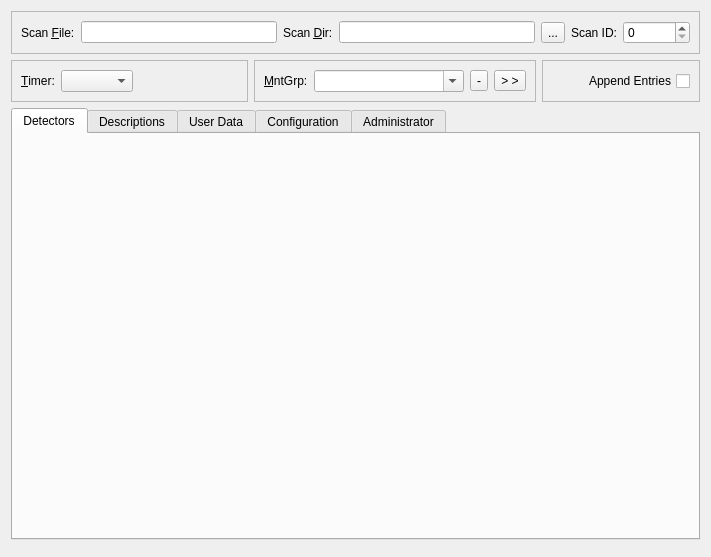
<?xml version="1.0" encoding="UTF-8"?>
<ui version="4.0">
 <class>Selector</class>
 <widget class="QDialog" name="Selector">
  <property name="geometry">
   <rect>
    <x>0</x>
    <y>0</y>
    <width>711</width>
    <height>557</height>
   </rect>
  </property>
  <property name="windowTitle">
   <string>NeXus Component Selector</string>
  </property>
  <layout class="QGridLayout" name="gridLayout">
   <item row="0" column="0">
    <layout class="QVBoxLayout" name="verticalLayout">
     <item>
      <widget class="QFrame" name="frame_9">
       <property name="frameShape">
        <enum>QFrame::StyledPanel</enum>
       </property>
       <property name="frameShadow">
        <enum>QFrame::Raised</enum>
       </property>
       <layout class="QGridLayout" name="gridLayout_24">
        <item row="0" column="0">
         <layout class="QHBoxLayout" name="horizontalLayout_2">
          <item>
           <widget class="QLabel" name="fileScanLabel">
            <property name="toolTip">
             <string>Name of the data file.
The extention .nxs corresponds to NeXus files.</string>
            </property>
            <property name="text">
             <string>Scan &amp;File:</string>
            </property>
            <property name="buddy">
             <cstring>fileScanLineEdit</cstring>
            </property>
           </widget>
          </item>
          <item>
           <widget class="QLineEdit" name="fileScanLineEdit">
            <property name="toolTip">
             <string comment="Scan File"/>
            </property>
           </widget>
          </item>
          <item>
           <widget class="QLabel" name="fileScanDirLabel">
            <property name="toolTip">
             <string>Directory of the data file.
It can be also found buy pressing the [...] button.</string>
            </property>
            <property name="text">
             <string>Scan &amp;Dir:</string>
            </property>
            <property name="buddy">
             <cstring>fileScanDirLineEdit</cstring>
            </property>
           </widget>
          </item>
          <item>
           <widget class="QLineEdit" name="fileScanDirLineEdit"/>
          </item>
          <item>
           <widget class="QToolButton" name="fileScanDirToolButton">
            <property name="toolTip">
             <string>Search for the data file directory...</string>
            </property>
            <property name="text">
             <string>...</string>
            </property>
           </widget>
          </item>
          <item>
           <widget class="QLabel" name="fileScanIDLabel">
            <property name="toolTip">
             <string>Consecutive number of the scan identifier.
For the NeXus files it is appended into the data file name 
or into the NXentry group name (in the Append Entry mode).</string>
            </property>
            <property name="text">
             <string>Scan ID:</string>
            </property>
            <property name="buddy">
             <cstring>fileScanIDSpinBox</cstring>
            </property>
           </widget>
          </item>
          <item>
           <widget class="QSpinBox" name="fileScanIDSpinBox">
            <property name="maximum">
             <number>9999999</number>
            </property>
           </widget>
          </item>
         </layout>
        </item>
       </layout>
      </widget>
     </item>
     <item>
      <layout class="QHBoxLayout" name="horizontalLayout_7">
       <item>
        <widget class="QFrame" name="t1frame">
         <property name="sizePolicy">
          <sizepolicy hsizetype="Preferred" vsizetype="Preferred">
           <horstretch>3</horstretch>
           <verstretch>0</verstretch>
          </sizepolicy>
         </property>
         <property name="frameShape">
          <enum>QFrame::StyledPanel</enum>
         </property>
         <property name="frameShadow">
          <enum>QFrame::Raised</enum>
         </property>
         <layout class="QHBoxLayout" name="horizontalLayout_8" stretch="0">
          <item>
           <layout class="QHBoxLayout" name="horizontalLayout_4" stretch="0,1,0,0,0">
            <item>
             <widget class="QLabel" name="mntTimerLabel">
              <property name="toolTip">
               <string>The master timer</string>
              </property>
              <property name="text">
               <string>&amp;Timer:</string>
              </property>
              <property name="buddy">
               <cstring>mntTimerComboBox</cstring>
              </property>
             </widget>
            </item>
            <item>
             <widget class="QComboBox" name="mntTimerComboBox"/>
            </item>
            <item>
             <widget class="QFrame" name="timerButtonFrame">
              <property name="sizePolicy">
               <sizepolicy hsizetype="Minimum" vsizetype="Preferred">
                <horstretch>0</horstretch>
                <verstretch>0</verstretch>
               </sizepolicy>
              </property>
              <property name="frameShape">
               <enum>QFrame::NoFrame</enum>
              </property>
              <property name="frameShadow">
               <enum>QFrame::Raised</enum>
              </property>
              <property name="lineWidth">
               <number>0</number>
              </property>
             </widget>
            </item>
            <item>
             <widget class="QFrame" name="timerFrame">
              <property name="sizePolicy">
               <sizepolicy hsizetype="Expanding" vsizetype="Preferred">
                <horstretch>1</horstretch>
                <verstretch>0</verstretch>
               </sizepolicy>
              </property>
              <property name="maximumSize">
               <size>
                <width>16777215</width>
                <height>16777215</height>
               </size>
              </property>
              <property name="frameShape">
               <enum>QFrame::NoFrame</enum>
              </property>
              <property name="frameShadow">
               <enum>QFrame::Raised</enum>
              </property>
              <property name="lineWidth">
               <number>0</number>
              </property>
             </widget>
            </item>
            <item>
             <spacer name="horizontalSpacer_3">
              <property name="orientation">
               <enum>Qt::Horizontal</enum>
              </property>
              <property name="sizeHint" stdset="0">
               <size>
                <width>40</width>
                <height>20</height>
               </size>
              </property>
             </spacer>
            </item>
           </layout>
          </item>
         </layout>
        </widget>
       </item>
       <item>
        <widget class="QFrame" name="t2frame">
         <property name="sizePolicy">
          <sizepolicy hsizetype="Preferred" vsizetype="Preferred">
           <horstretch>2</horstretch>
           <verstretch>0</verstretch>
          </sizepolicy>
         </property>
         <property name="frameShape">
          <enum>QFrame::StyledPanel</enum>
         </property>
         <property name="frameShadow">
          <enum>QFrame::Raised</enum>
         </property>
         <layout class="QHBoxLayout" name="horizontalLayout_3" stretch="0,0,0,0,0,0">
          <item>
           <spacer name="horizontalSpacer_5">
            <property name="orientation">
             <enum>Qt::Horizontal</enum>
            </property>
            <property name="sizeType">
             <enum>QSizePolicy::Preferred</enum>
            </property>
            <property name="sizeHint" stdset="0">
             <size>
              <width>40</width>
              <height>20</height>
             </size>
            </property>
           </spacer>
          </item>
          <item>
           <widget class="QLabel" name="mntGrpLabel">
            <property name="sizePolicy">
             <sizepolicy hsizetype="Preferred" vsizetype="Fixed">
              <horstretch>0</horstretch>
              <verstretch>0</verstretch>
             </sizepolicy>
            </property>
            <property name="toolTip">
             <string>Name of the current measurement group.
The name is equvalent to the profile name.</string>
            </property>
            <property name="text">
             <string>&amp;MntGrp:</string>
            </property>
            <property name="buddy">
             <cstring>mntGrpComboBox</cstring>
            </property>
           </widget>
          </item>
          <item>
           <widget class="QComboBox" name="mntGrpComboBox">
            <property name="enabled">
             <bool>true</bool>
            </property>
            <property name="sizePolicy">
             <sizepolicy hsizetype="MinimumExpanding" vsizetype="Fixed">
              <horstretch>0</horstretch>
              <verstretch>0</verstretch>
             </sizepolicy>
            </property>
            <property name="minimumSize">
             <size>
              <width>150</width>
              <height>0</height>
             </size>
            </property>
            <property name="editable">
             <bool>true</bool>
            </property>
           </widget>
          </item>
          <item>
           <widget class="QToolButton" name="mntGrpToolButton">
            <property name="toolTip">
             <string>Remove the current measurement group and the current profile</string>
            </property>
            <property name="text">
             <string>-</string>
            </property>
           </widget>
          </item>
          <item>
           <spacer name="horizontalSpacer_7">
            <property name="orientation">
             <enum>Qt::Horizontal</enum>
            </property>
            <property name="sizeHint" stdset="0">
             <size>
              <width>40</width>
              <height>20</height>
             </size>
            </property>
           </spacer>
          </item>
          <item>
           <widget class="QToolButton" name="orderToolButton">
            <property name="toolTip">
             <string>Set the order of channels in the current measurement group</string>
            </property>
            <property name="text">
             <string>&gt; &gt;</string>
            </property>
           </widget>
          </item>
         </layout>
        </widget>
       </item>
       <item>
        <widget class="QFrame" name="t3frame">
         <property name="sizePolicy">
          <sizepolicy hsizetype="Preferred" vsizetype="Preferred">
           <horstretch>2</horstretch>
           <verstretch>0</verstretch>
          </sizepolicy>
         </property>
         <property name="frameShape">
          <enum>QFrame::StyledPanel</enum>
         </property>
         <property name="frameShadow">
          <enum>QFrame::Raised</enum>
         </property>
         <layout class="QHBoxLayout" name="horizontalLayout_9">
          <item>
           <widget class="QCheckBox" name="othersEntryCheckBox">
            <property name="sizePolicy">
             <sizepolicy hsizetype="Minimum" vsizetype="Fixed">
              <horstretch>0</horstretch>
              <verstretch>0</verstretch>
             </sizepolicy>
            </property>
            <property name="toolTip">
             <string>In the Append Entry mode the scans are stored in one scan file 
into separate entries identified by the current Scan ID.</string>
            </property>
            <property name="layoutDirection">
             <enum>Qt::RightToLeft</enum>
            </property>
            <property name="text">
             <string>Append Entries</string>
            </property>
           </widget>
          </item>
         </layout>
        </widget>
       </item>
      </layout>
     </item>
     <item>
      <widget class="QTabWidget" name="tabWidget">
       <property name="enabled">
        <bool>true</bool>
       </property>
       <property name="sizePolicy">
        <sizepolicy hsizetype="Preferred" vsizetype="Expanding">
         <horstretch>0</horstretch>
         <verstretch>1</verstretch>
        </sizepolicy>
       </property>
       <property name="toolTip">
        <string/>
       </property>
       <property name="whatsThis">
        <string/>
       </property>
       <property name="layoutDirection">
        <enum>Qt::LeftToRight</enum>
       </property>
       <property name="tabPosition">
        <enum>QTabWidget::North</enum>
       </property>
       <property name="currentIndex">
        <number>0</number>
       </property>
       <property name="tabsClosable">
        <bool>false</bool>
       </property>
       <widget class="QWidget" name="detectors">
        <property name="toolTip">
         <string>Detector components: selectable by the user.
This components contain datasources usually written in the STEP mode.
The set of detector components can be change by pressing Others.</string>
        </property>
        <attribute name="title">
         <string>Detectors</string>
        </attribute>
       </widget>
       <widget class="QWidget" name="descriptions">
        <property name="toolTip">
         <string>Description components: preselected for the specific discipline.
This components contain motor datasources usually written in the INIT or FINAL mode.
The set of description components can be change by pressing Others.</string>
        </property>
        <attribute name="title">
         <string>Descriptions</string>
        </attribute>
       </widget>
       <widget class="QWidget" name="data">
        <property name="toolTip">
         <string>User data dictionary of names and their corresponding values.
In this widget the user has to provide required CLIENT data, 
e.g. beamtime_id, sample_name, title, chemical_formula.
Additionally user can add some additional data , e.g. comments.</string>
        </property>
        <attribute name="title">
         <string>User Data</string>
        </attribute>
       </widget>
       <widget class="QWidget" name="storage">
        <property name="toolTip">
         <string>Allow to change  frame layout, Detectors groups and the current profile parameters</string>
        </property>
        <attribute name="title">
         <string>Configuration</string>
        </attribute>
        <layout class="QGridLayout" name="gridLayout_9">
         <item row="0" column="0">
          <layout class="QVBoxLayout" name="verticalLayout_5">
           <item>
            <widget class="QFrame" name="profileFrame">
             <property name="frameShape">
              <enum>QFrame::StyledPanel</enum>
             </property>
             <property name="frameShadow">
              <enum>QFrame::Raised</enum>
             </property>
             <layout class="QGridLayout" name="gridLayout_10">
              <item row="1" column="1">
               <widget class="QGroupBox" name="componentGroupBox">
                <property name="toolTip">
                 <string>Profile parameters</string>
                </property>
                <property name="title">
                 <string>Info:</string>
                </property>
                <layout class="QGridLayout" name="gridLayout_8">
                 <item row="0" column="0">
                  <spacer name="verticalSpacer_2">
                   <property name="orientation">
                    <enum>Qt::Vertical</enum>
                   </property>
                   <property name="sizeType">
                    <enum>QSizePolicy::Maximum</enum>
                   </property>
                   <property name="sizeHint" stdset="0">
                    <size>
                     <width>20</width>
                     <height>20</height>
                    </size>
                   </property>
                  </spacer>
                 </item>
                 <item row="1" column="0" colspan="2">
                  <layout class="QHBoxLayout" name="horizontalLayout_10">
                   <item>
                    <widget class="QPushButton" name="infoPushButton">
                     <property name="sizePolicy">
                      <sizepolicy hsizetype="Expanding" vsizetype="Fixed">
                       <horstretch>0</horstretch>
                       <verstretch>0</verstretch>
                      </sizepolicy>
                     </property>
                     <property name="toolTip">
                      <string>Show information about used Tango Servers</string>
                     </property>
                     <property name="text">
                      <string>Server ...</string>
                     </property>
                    </widget>
                   </item>
                   <item>
                    <spacer name="horizontalSpacer_2">
                     <property name="orientation">
                      <enum>Qt::Horizontal</enum>
                     </property>
                     <property name="sizeType">
                      <enum>QSizePolicy::Preferred</enum>
                     </property>
                     <property name="sizeHint" stdset="0">
                      <size>
                       <width>10</width>
                       <height>20</height>
                      </size>
                     </property>
                    </spacer>
                   </item>
                   <item>
                    <widget class="QPushButton" name="errorsPushButton">
                     <property name="sizePolicy">
                      <sizepolicy hsizetype="Expanding" vsizetype="Fixed">
                       <horstretch>0</horstretch>
                       <verstretch>0</verstretch>
                      </sizepolicy>
                     </property>
                     <property name="toolTip">
                      <string>Show warning for description components which are deselected</string>
                     </property>
                     <property name="text">
                      <string>Warnings ...</string>
                     </property>
                    </widget>
                   </item>
                   <item>
                    <spacer name="horizontalSpacer_4">
                     <property name="orientation">
                      <enum>Qt::Horizontal</enum>
                     </property>
                     <property name="sizeType">
                      <enum>QSizePolicy::Preferred</enum>
                     </property>
                     <property name="sizeHint" stdset="0">
                      <size>
                       <width>40</width>
                       <height>20</height>
                      </size>
                     </property>
                    </spacer>
                   </item>
                  </layout>
                 </item>
                 <item row="2" column="1">
                  <spacer name="verticalSpacer_10">
                   <property name="orientation">
                    <enum>Qt::Vertical</enum>
                   </property>
                   <property name="sizeType">
                    <enum>QSizePolicy::Maximum</enum>
                   </property>
                   <property name="sizeHint" stdset="0">
                    <size>
                     <width>20</width>
                     <height>40</height>
                    </size>
                   </property>
                  </spacer>
                 </item>
                </layout>
               </widget>
              </item>
              <item row="2" column="1">
               <spacer name="verticalSpacer_9">
                <property name="orientation">
                 <enum>Qt::Vertical</enum>
                </property>
                <property name="sizeType">
                 <enum>QSizePolicy::Maximum</enum>
                </property>
                <property name="sizeHint" stdset="0">
                 <size>
                  <width>20</width>
                  <height>40</height>
                 </size>
                </property>
               </spacer>
              </item>
              <item row="1" column="2">
               <widget class="QGroupBox" name="viewGroupBox">
                <property name="toolTip">
                 <string>View parameters</string>
                </property>
                <property name="title">
                 <string>View:</string>
                </property>
                <layout class="QGridLayout" name="gridLayout_3">
                 <item row="1" column="0">
                  <layout class="QHBoxLayout" name="horizontalLayout">
                   <item>
                    <widget class="QCheckBox" name="statusCheckBox">
                     <property name="toolTip">
                      <string>Show the apply status in the bottom row</string>
                     </property>
                     <property name="text">
                      <string>Status</string>
                     </property>
                    </widget>
                   </item>
                   <item>
                    <spacer name="horizontalSpacer">
                     <property name="orientation">
                      <enum>Qt::Horizontal</enum>
                     </property>
                     <property name="sizeType">
                      <enum>QSizePolicy::Minimum</enum>
                     </property>
                     <property name="sizeHint" stdset="0">
                      <size>
                       <width>10</width>
                       <height>20</height>
                      </size>
                     </property>
                    </spacer>
                   </item>
                   <item>
                    <widget class="QLabel" name="rowMaxLabel">
                     <property name="toolTip">
                      <string>Maximal number of component rows in the Detectors and Descriptions tabs.</string>
                     </property>
                     <property name="text">
                      <string>Row Max.:</string>
                     </property>
                    </widget>
                   </item>
                   <item>
                    <widget class="QSpinBox" name="rowMaxSpinBox"/>
                   </item>
                   <item>
                    <spacer name="horizontalSpacer_6">
                     <property name="orientation">
                      <enum>Qt::Horizontal</enum>
                     </property>
                     <property name="sizeType">
                      <enum>QSizePolicy::Preferred</enum>
                     </property>
                     <property name="sizeHint" stdset="0">
                      <size>
                       <width>40</width>
                       <height>20</height>
                      </size>
                     </property>
                    </spacer>
                   </item>
                  </layout>
                 </item>
                 <item row="0" column="0">
                  <spacer name="verticalSpacer_11">
                   <property name="orientation">
                    <enum>Qt::Vertical</enum>
                   </property>
                   <property name="sizeType">
                    <enum>QSizePolicy::Maximum</enum>
                   </property>
                   <property name="sizeHint" stdset="0">
                    <size>
                     <width>20</width>
                     <height>20</height>
                    </size>
                   </property>
                  </spacer>
                 </item>
                 <item row="2" column="0">
                  <spacer name="verticalSpacer_12">
                   <property name="orientation">
                    <enum>Qt::Vertical</enum>
                   </property>
                   <property name="sizeType">
                    <enum>QSizePolicy::Maximum</enum>
                   </property>
                   <property name="sizeHint" stdset="0">
                    <size>
                     <width>20</width>
                     <height>40</height>
                    </size>
                   </property>
                  </spacer>
                 </item>
                </layout>
               </widget>
              </item>
             </layout>
            </widget>
           </item>
           <item>
            <widget class="QFrame" name="layoutFrame">
             <property name="frameShape">
              <enum>QFrame::StyledPanel</enum>
             </property>
             <property name="frameShadow">
              <enum>QFrame::Raised</enum>
             </property>
             <layout class="QGridLayout" name="gridLayout_4">
              <item row="1" column="0">
               <layout class="QVBoxLayout" name="verticalLayout_4">
                <item>
                 <layout class="QHBoxLayout" name="horizontalLayout_5">
                  <item>
                   <widget class="QGroupBox" name="layoutGroupBox">
                    <property name="toolTip">
                     <string>Load/Save the detector layout.</string>
                    </property>
                    <property name="title">
                     <string>Layout:</string>
                    </property>
                    <layout class="QGridLayout" name="gridLayout_7">
                     <item row="1" column="0">
                      <widget class="QDialogButtonBox" name="layoutButtonBox">
                       <property name="sizePolicy">
                        <sizepolicy hsizetype="Expanding" vsizetype="Fixed">
                         <horstretch>0</horstretch>
                         <verstretch>0</verstretch>
                        </sizepolicy>
                       </property>
                       <property name="toolTip">
                        <string/>
                       </property>
                       <property name="standardButtons">
                        <set>QDialogButtonBox::Open|QDialogButtonBox::Save</set>
                       </property>
                       <property name="centerButtons">
                        <bool>true</bool>
                       </property>
                      </widget>
                     </item>
                     <item row="2" column="0">
                      <spacer name="verticalSpacer_21">
                       <property name="orientation">
                        <enum>Qt::Vertical</enum>
                       </property>
                       <property name="sizeType">
                        <enum>QSizePolicy::Maximum</enum>
                       </property>
                       <property name="sizeHint" stdset="0">
                        <size>
                         <width>20</width>
                         <height>40</height>
                        </size>
                       </property>
                      </spacer>
                     </item>
                     <item row="0" column="0">
                      <spacer name="verticalSpacer_14">
                       <property name="orientation">
                        <enum>Qt::Vertical</enum>
                       </property>
                       <property name="sizeType">
                        <enum>QSizePolicy::Maximum</enum>
                       </property>
                       <property name="sizeHint" stdset="0">
                        <size>
                         <width>20</width>
                         <height>20</height>
                        </size>
                       </property>
                      </spacer>
                     </item>
                    </layout>
                   </widget>
                  </item>
                 </layout>
                </item>
                <item>
                 <widget class="QGroupBox" name="frameGroupBox">
                  <property name="toolTip">
                   <string>Set a layout, names, numeric labels of Detectors tab device groups. 
The layout is defined by square brackets nested in four levels: frames, columns, rows, groups. </string>
                  </property>
                  <property name="title">
                   <string>Frames:</string>
                  </property>
                  <layout class="QGridLayout" name="gridLayout_12">
                   <item row="0" column="0">
                    <widget class="QLineEdit" name="frameLineEdit"/>
                   </item>
                  </layout>
                 </widget>
                </item>
                <item>
                 <widget class="QGroupBox" name="groupGroupBox">
                  <property name="toolTip">
                   <string>Content of device groups from the Detectors tabs. 
Its dictionary associates numeric frame labels of the device groups to a list of component items. 
Component items are defined by list of names in a UNIX wildcard format, i.e. [&quot;eh1_c*&quot;,&quot;eh2_c*&quot;]. 
 </string>
                  </property>
                  <property name="title">
                   <string>Groups:</string>
                  </property>
                  <layout class="QGridLayout" name="gridLayout_13">
                   <item row="1" column="0">
                    <spacer name="verticalSpacer_6">
                     <property name="orientation">
                      <enum>Qt::Vertical</enum>
                     </property>
                     <property name="sizeType">
                      <enum>QSizePolicy::Expanding</enum>
                     </property>
                     <property name="sizeHint" stdset="0">
                      <size>
                       <width>20</width>
                       <height>40</height>
                      </size>
                     </property>
                    </spacer>
                   </item>
                   <item row="0" column="0">
                    <widget class="QLineEdit" name="groupLineEdit"/>
                   </item>
                  </layout>
                 </widget>
                </item>
               </layout>
              </item>
             </layout>
            </widget>
           </item>
          </layout>
         </item>
        </layout>
       </widget>
       <widget class="QWidget" name="preferences">
        <attribute name="title">
         <string>Administrator</string>
        </attribute>
        <layout class="QGridLayout" name="gridLayout_14">
         <item row="0" column="0">
          <widget class="QFrame" name="viewServerFrame">
           <property name="frameShape">
            <enum>QFrame::NoFrame</enum>
           </property>
           <property name="frameShadow">
            <enum>QFrame::Raised</enum>
           </property>
           <property name="lineWidth">
            <number>1</number>
           </property>
           <layout class="QGridLayout" name="gridLayout_20">
            <item row="0" column="0">
             <layout class="QHBoxLayout" name="horizontalLayout_12">
              <item>
               <widget class="QFrame" name="frame">
                <property name="frameShape">
                 <enum>QFrame::StyledPanel</enum>
                </property>
                <property name="frameShadow">
                 <enum>QFrame::Raised</enum>
                </property>
                <layout class="QGridLayout" name="gridLayout_5">
                 <item row="0" column="0">
                  <layout class="QVBoxLayout" name="verticalLayout_6">
                   <item>
                    <widget class="QGroupBox" name="fileGroupBox">
                     <property name="toolTip">
                      <string>Change the used Tango Servers</string>
                     </property>
                     <property name="title">
                      <string>Tango Servers:</string>
                     </property>
                     <layout class="QGridLayout" name="gridLayout_17">
                      <item row="0" column="0">
                       <layout class="QVBoxLayout" name="verticalLayout_7">
                        <item>
                         <layout class="QGridLayout" name="gridLayout_2">
                          <item row="4" column="2">
                           <widget class="QLineEdit" name="devWriterLineEdit"/>
                          </item>
                          <item row="1" column="2">
                           <widget class="QLineEdit" name="mntServerLineEdit"/>
                          </item>
                          <item row="4" column="0">
                           <widget class="QLabel" name="devWriterLabel">
                            <property name="text">
                             <string>Data Writer:</string>
                            </property>
                            <property name="buddy">
                             <cstring>devWriterLineEdit</cstring>
                            </property>
                           </widget>
                          </item>
                          <item row="1" column="0">
                           <widget class="QLabel" name="mntServerLabel">
                            <property name="text">
                             <string>Door:</string>
                            </property>
                            <property name="buddy">
                             <cstring>mntServerLineEdit</cstring>
                            </property>
                           </widget>
                          </item>
                          <item row="3" column="0">
                           <widget class="QLabel" name="devConfigLabel">
                            <property name="text">
                             <string>Config Server:</string>
                            </property>
                            <property name="buddy">
                             <cstring>devConfigLineEdit</cstring>
                            </property>
                           </widget>
                          </item>
                          <item row="3" column="2">
                           <widget class="QLineEdit" name="devConfigLineEdit"/>
                          </item>
                          <item row="2" column="0">
                           <widget class="QLabel" name="label">
                            <property name="text">
                             <string>Selector:</string>
                            </property>
                           </widget>
                          </item>
                          <item row="2" column="2">
                           <widget class="QLineEdit" name="devSettingsLineEdit"/>
                          </item>
                         </layout>
                        </item>
                       </layout>
                      </item>
                      <item row="1" column="0">
                       <spacer name="verticalSpacer_5">
                        <property name="orientation">
                         <enum>Qt::Vertical</enum>
                        </property>
                        <property name="sizeHint" stdset="0">
                         <size>
                          <width>20</width>
                          <height>40</height>
                         </size>
                        </property>
                       </spacer>
                      </item>
                     </layout>
                    </widget>
                   </item>
                   <item>
                    <widget class="QGroupBox" name="groupBox_7">
                     <property name="toolTip">
                      <string>Change configuration variables</string>
                     </property>
                     <property name="title">
                      <string>Configuration Server:</string>
                     </property>
                     <layout class="QGridLayout" name="gridLayout_18">
                      <item row="0" column="0">
                       <widget class="QPushButton" name="devConfigPushButton">
                        <property name="text">
                         <string>Variables ...</string>
                        </property>
                       </widget>
                      </item>
                      <item row="1" column="0">
                       <spacer name="verticalSpacer_4">
                        <property name="orientation">
                         <enum>Qt::Vertical</enum>
                        </property>
                        <property name="sizeHint" stdset="0">
                         <size>
                          <width>20</width>
                          <height>40</height>
                         </size>
                        </property>
                       </spacer>
                      </item>
                     </layout>
                    </widget>
                   </item>
                  </layout>
                 </item>
                </layout>
               </widget>
              </item>
              <item>
               <widget class="QFrame" name="dynFrame">
                <property name="frameShape">
                 <enum>QFrame::StyledPanel</enum>
                </property>
                <property name="frameShadow">
                 <enum>QFrame::Raised</enum>
                </property>
                <layout class="QGridLayout" name="gridLayout_16">
                 <item row="0" column="0">
                  <layout class="QVBoxLayout" name="verticalLayout_8">
                   <item>
                    <widget class="QGroupBox" name="groupBox">
                     <property name="toolTip">
                      <string>Change properties of dynamic components</string>
                     </property>
                     <property name="title">
                      <string>Dynamic Components:</string>
                     </property>
                     <layout class="QGridLayout" name="gridLayout_6">
                      <item row="0" column="0">
                       <layout class="QVBoxLayout" name="verticalLayout_2">
                        <item>
                         <layout class="QHBoxLayout" name="horizontalLayout_11">
                          <item>
                           <widget class="QLabel" name="dcPathLabel">
                            <property name="text">
                             <string>Default NeXus Path:</string>
                            </property>
                            <property name="buddy">
                             <cstring>dcPathLineEdit</cstring>
                            </property>
                           </widget>
                          </item>
                          <item>
                           <widget class="QCheckBox" name="dcLinksCheckBox">
                            <property name="layoutDirection">
                             <enum>Qt::RightToLeft</enum>
                            </property>
                            <property name="text">
                             <string>Links </string>
                            </property>
                           </widget>
                          </item>
                         </layout>
                        </item>
                        <item>
                         <widget class="QLineEdit" name="dcPathLineEdit"/>
                        </item>
                        <item>
                         <widget class="QPushButton" name="propPushButton">
                          <property name="text">
                           <string>Properties ...</string>
                          </property>
                         </widget>
                        </item>
                        <item>
                         <widget class="QPushButton" name="labelsPushButton">
                          <property name="text">
                           <string>Labels ...</string>
                          </property>
                         </widget>
                        </item>
                       </layout>
                      </item>
                      <item row="1" column="0">
                       <spacer name="verticalSpacer">
                        <property name="orientation">
                         <enum>Qt::Vertical</enum>
                        </property>
                        <property name="sizeHint" stdset="0">
                         <size>
                          <width>20</width>
                          <height>40</height>
                         </size>
                        </property>
                       </spacer>
                      </item>
                     </layout>
                    </widget>
                   </item>
                   <item>
                    <widget class="QGroupBox" name="groupBox_5">
                     <property name="toolTip">
                      <string>Change a widget type for selectable components</string>
                     </property>
                     <property name="title">
                      <string>Checkboxes:</string>
                     </property>
                     <layout class="QGridLayout" name="gridLayout_15">
                      <item row="0" column="0">
                       <widget class="QComboBox" name="viewComboBox"/>
                      </item>
                      <item row="1" column="0">
                       <spacer name="verticalSpacer_3">
                        <property name="orientation">
                         <enum>Qt::Vertical</enum>
                        </property>
                        <property name="sizeHint" stdset="0">
                         <size>
                          <width>20</width>
                          <height>40</height>
                         </size>
                        </property>
                       </spacer>
                      </item>
                     </layout>
                    </widget>
                   </item>
                  </layout>
                 </item>
                </layout>
               </widget>
              </item>
             </layout>
            </item>
           </layout>
          </widget>
         </item>
        </layout>
       </widget>
      </widget>
     </item>
     <item>
      <widget class="QDialogButtonBox" name="buttonBox">
       <property name="sizePolicy">
        <sizepolicy hsizetype="Expanding" vsizetype="Fixed">
         <horstretch>1</horstretch>
         <verstretch>0</verstretch>
        </sizepolicy>
       </property>
       <property name="standardButtons">
        <set>QDialogButtonBox::NoButton</set>
       </property>
      </widget>
     </item>
    </layout>
   </item>
  </layout>
 </widget>
 <tabstops>
  <tabstop>tabWidget</tabstop>
  <tabstop>fileScanLineEdit</tabstop>
  <tabstop>fileScanDirLineEdit</tabstop>
  <tabstop>fileScanDirToolButton</tabstop>
  <tabstop>fileScanIDSpinBox</tabstop>
  <tabstop>mntTimerComboBox</tabstop>
  <tabstop>mntGrpComboBox</tabstop>
  <tabstop>mntGrpToolButton</tabstop>
  <tabstop>orderToolButton</tabstop>
  <tabstop>othersEntryCheckBox</tabstop>
  <tabstop>layoutButtonBox</tabstop>
  <tabstop>rowMaxSpinBox</tabstop>
  <tabstop>frameLineEdit</tabstop>
  <tabstop>groupLineEdit</tabstop>
  <tabstop>buttonBox</tabstop>
  <tabstop>mntServerLineEdit</tabstop>
  <tabstop>devSettingsLineEdit</tabstop>
  <tabstop>devConfigLineEdit</tabstop>
  <tabstop>devWriterLineEdit</tabstop>
  <tabstop>devConfigPushButton</tabstop>
  <tabstop>dcLinksCheckBox</tabstop>
  <tabstop>dcPathLineEdit</tabstop>
  <tabstop>propPushButton</tabstop>
  <tabstop>labelsPushButton</tabstop>
  <tabstop>viewComboBox</tabstop>
 </tabstops>
 <resources/>
 <connections/>
</ui>
